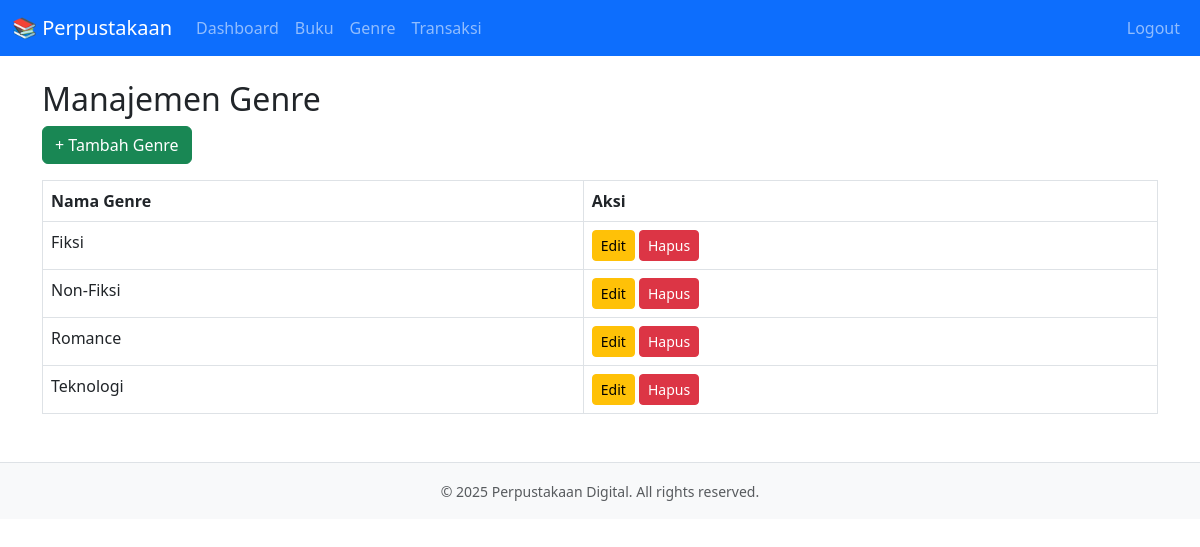
Screenshot of /public/genres.php (signed in) with the database file from the repository.
### tables this page shows
CREATE TABLE `genres` (
  `id_genre` int(11) NOT NULL,
  `name` varchar(50) NOT NULL
);

### public/genres.php (the view, shortened to what this page needs)
<?php
include '../config/db.php';
include '../views/header.php';
$genres = $pdo->query("SELECT * FROM genres ORDER BY name")->fetchAll();
?>
<h2>Manajemen Genre</h2>
<a href="add_genre.php" class="btn btn-success mb-3">+ Tambah Genre</a>
<table class="table table-bordered">
    <thead>
        <tr>
            <th>Nama Genre</th>
            <th>Aksi</th>
        </tr>
    </thead>
    <tbody>
        <?php foreach ($genres as $genre): ?>
            <tr>
                <td><?= htmlspecialchars($genre['name']) ?></td>
                <td>
                    <a href="edit_genre.php?id=<?= $genre['id_genre'] ?>" class="btn btn-warning btn-sm">Edit</a>
                    <a href="delete_genre.php?id=<?= $genre['id_genre'] ?>" class="btn btn-danger btn-sm"
                        onclick="return confirm('Yakin hapus genre ini?')">Hapus</a>
                </td>
            </tr>
        <?php endforeach; ?>
    </tbody>
</table>
<?php include '../views/footer.php'; ?>

### rows the page displays
genres: name "Fiksi"
genres: name "Non-Fiksi"
genres: name "Romance"
genres: name "Teknologi"
